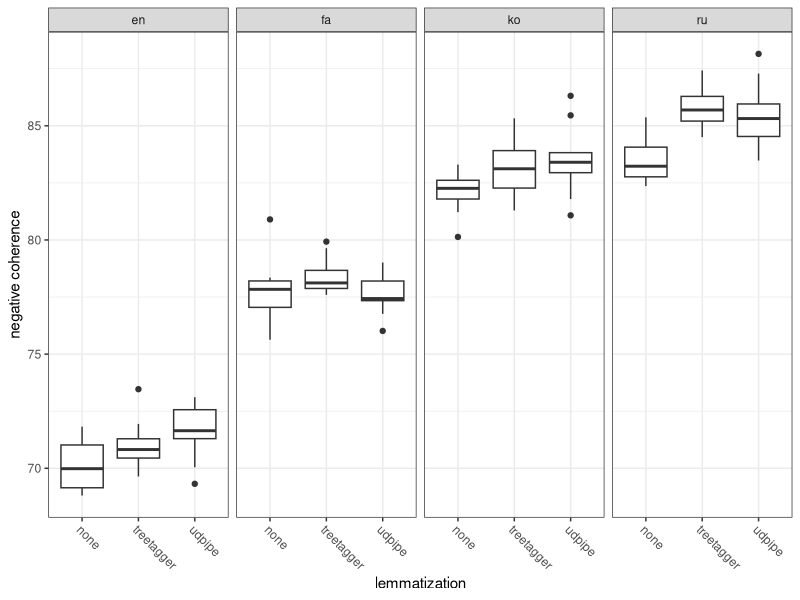
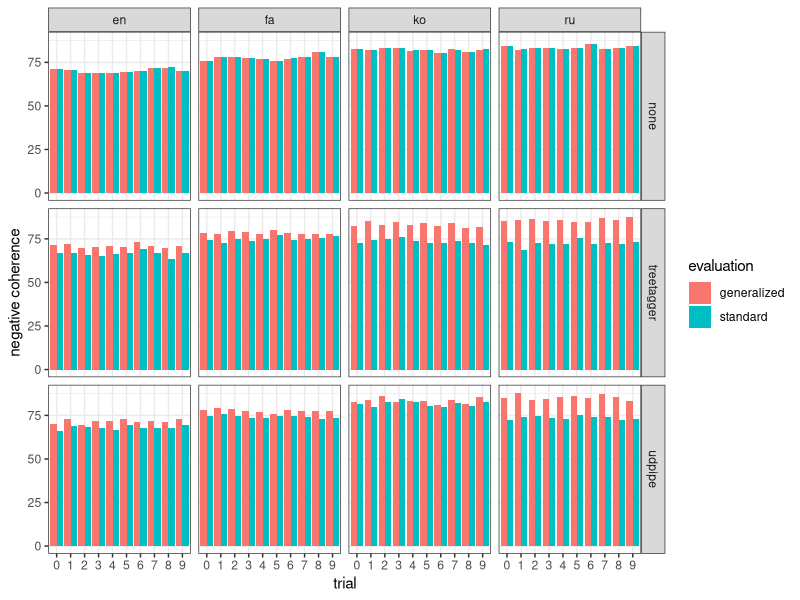
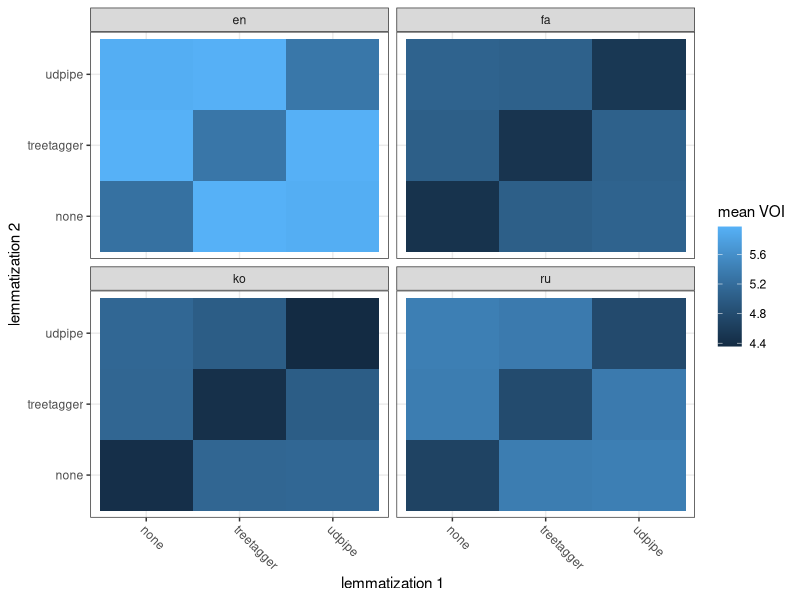
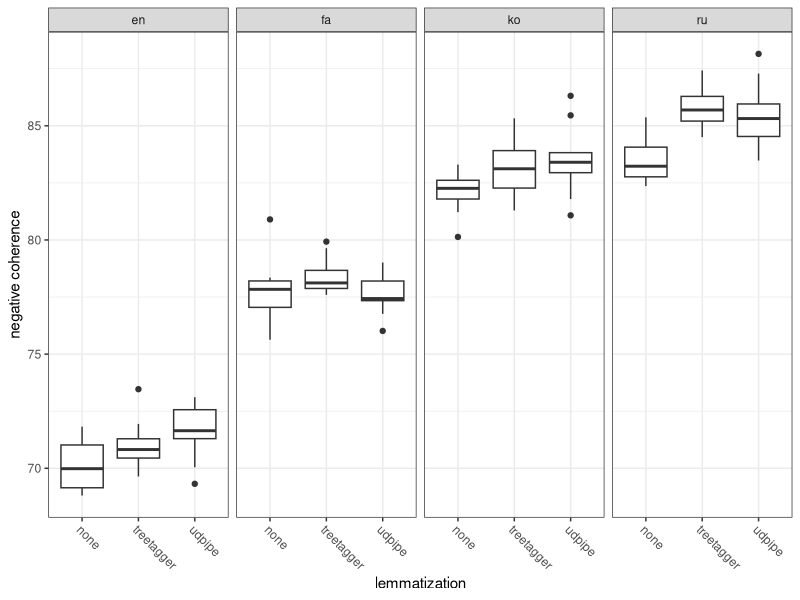
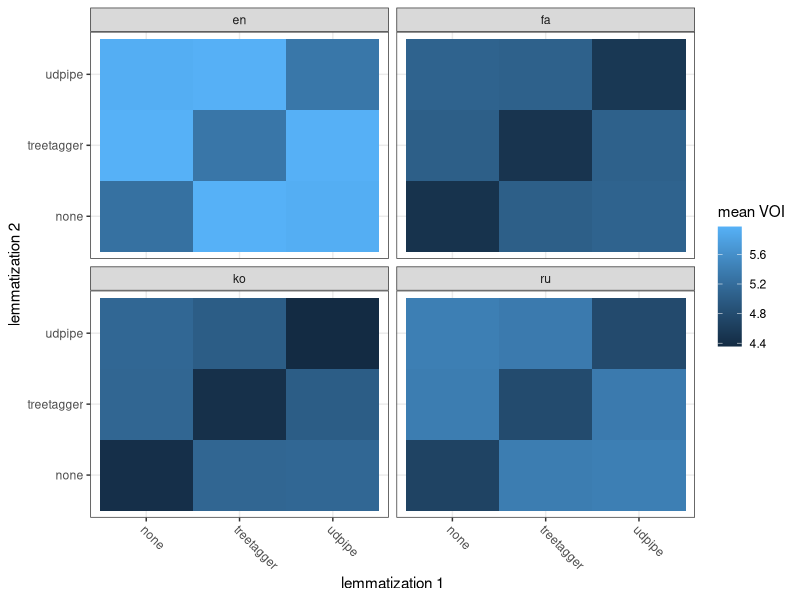

Source code (R) for these figures, in order:
## ---- chunk 1
library(tidyverse)
## ---- chunk 2
data <- read_tsv("results/coherence.tsv") %>%
  mutate(
    subtask=subtask %>%
      str_replace(fixed(".sub.lower"), ".none") %>%
      str_remove(fixed(".sub")) %>%
      str_remove(fixed(".lower")) %>%
      str_remove(fixed(".parsed")) %>%
      str_split(fixed("."))) %>%
  hoist(
    subtask,
    language=1,
    lemmatization=2,
    topic_model=3,
    stop_word_filtering=4) %>%
  mutate(
    lemmatization=lemmatization %>% str_remove("^lem-"),
    stop_word_filtering=stop_word_filtering %>% str_remove("^stop-"),
    topic_model=topic_model %>%
      str_remove("^topic-model-") %>%
      str_split(fixed("-"))) %>%
  hoist(topic_model, num_topics=1, trial=2) %>%
  type_convert(col_types=cols(
    language=col_factor(levels=c("en", "fa", "ko", "ru")),
    lemmatization=col_factor(levels=c("none", "treetagger", "udpipe")),
    num_topics=col_integer(),
    trial=col_factor(levels=as.character(0:9)),
    stop_word_filtering=col_factor(),
    score=col_double()))
data %>%
  mutate(score=-score) %>%
  ggplot(aes(x=lemmatization, y=score)) +
  geom_boxplot() +
  theme_bw() +
  theme(axis.text.x=element_text(angle=-45, hjust=0)) +
  facet_grid(~ language) +
  ylab("negative coherence")
ggsave('results/coherence.pdf', width=5, height=4)
## ---- chunk 3
data_sanity <- read_tsv("results/coherence-sanity.tsv") %>%
  mutate(
    subtask=subtask %>%
      str_replace(fixed(".sub.lower"), ".none") %>%
      str_remove(fixed(".sub")) %>%
      str_remove(fixed(".lower")) %>%
      str_remove(fixed(".parsed")) %>%
      str_split(fixed("."))) %>%
  hoist(
    subtask,
    language=1,
    lemmatization=2,
    topic_model=3,
    stop_word_filtering=4) %>%
  mutate(
    lemmatization=lemmatization %>% str_remove("^lem-"),
    stop_word_filtering=stop_word_filtering %>% str_remove("^stop-"),
    topic_model=topic_model %>%
      str_remove("^topic-model-") %>%
      str_split(fixed("-"))) %>%
  hoist(topic_model, num_topics=1, trial=2) %>%
  type_convert(col_types=cols(
    language=col_factor(levels=c("en", "fa", "ko", "ru")),
    lemmatization=col_factor(levels=c("none", "treetagger", "udpipe")),
    num_topics=col_integer(),
    trial=col_factor(levels=as.character(0:9)),
    stop_word_filtering=col_factor(),
    score=col_double()))
data %>%
  inner_join(
    data_sanity,
    by=c(
      'language',
      'lemmatization',
      'num_topics',
      'trial',
      'stop_word_filtering')) %>%
  gather(key=evaluation, value=score, score.x, score.y) %>%
  mutate(evaluation=evaluation %>% str_replace(fixed("score.x"), "generalized")) %>%
  mutate(evaluation=evaluation %>% str_replace(fixed("score.y"), "standard")) %>%
  mutate(score=-score) %>%
  ggplot(aes(x=trial, y=score, group=evaluation, fill=evaluation)) +
  geom_bar(stat='identity', position='dodge') +
  theme_bw() +
  facet_grid(lemmatization ~ language) +
  ylab("negative coherence")
## ---- chunk 4
data <- read_tsv("results/voi.tsv") %>%
  mutate(
    subtask=subtask %>%
      str_replace_all(fixed(".sub.lower"), ".none") %>%
      str_remove_all(fixed(".sub")) %>%
      str_remove_all(fixed(".lower")) %>%
      str_remove_all(fixed(".parsed")) %>%
      str_split(fixed("."))) %>%
  hoist(
    subtask,
    language=1,
    lemmatization_1=2,
    topic_model_1=3,
    lemmatization_2=4,
    topic_model_2=5) %>%
  mutate(
    lemmatization_1=lemmatization_1 %>% str_remove("^lem-"),
    lemmatization_2=lemmatization_2 %>% str_remove("^lem-"),
    topic_model_1=topic_model_1 %>%
      str_remove("^topic-model-") %>%
      str_split(fixed("-")),
    topic_model_2=topic_model_2 %>%
      str_remove("^topic-model-") %>%
      str_split(fixed("-"))) %>%
  hoist(topic_model_1, num_topics_1=1, trial_1=2) %>%
  hoist(topic_model_2, num_topics_2=1, trial_2=2) %>%
  type_convert(col_types=cols(
    language=col_factor(levels=c("en", "fa", "ko", "ru")),
    lemmatization_1=col_factor(levels=c("none", "treetagger", "udpipe")),
    lemmatization_2=col_factor(levels=c("none", "treetagger", "udpipe")),
    num_topics_1=col_integer(),
    num_topics_2=col_integer(),
    trial_1=col_factor(levels=as.character(0:9)),
    trial_2=col_factor(levels=as.character(0:9)),
    score=col_double()))
data %>%
  group_by(language, lemmatization_1, lemmatization_2) %>%
  summarize(`mean VOI`=mean(score)) %>%
  ggplot(aes(x=lemmatization_1, y=lemmatization_2, fill=`mean VOI`)) +
  geom_tile() +
  theme_bw() +
  theme(axis.text.x=element_text(angle=-45, hjust=0)) +
  facet_wrap(~ language) +
  xlab("lemmatization 1") +
  ylab("lemmatization 2")
ggsave('results/voi.pdf', width=5, height=4)
